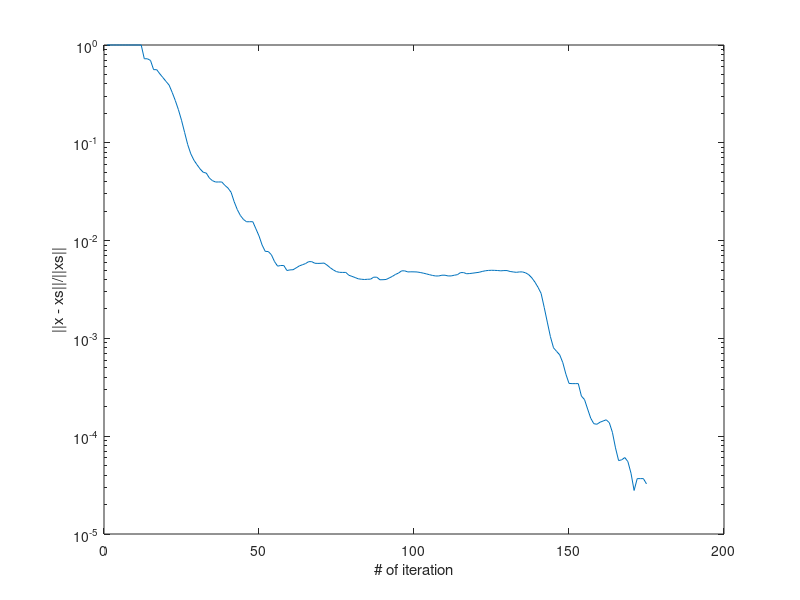

This figure's MATLAB source:
res = [ 
1.000000e+00 
1.000000e+00 
1.000000e+00 
1.000000e+00 
1.000000e+00 
1.000000e+00 
1.000000e+00 
1.000000e+00 
1.000000e+00 
1.000000e+00 
1.000000e+00 
1.000000e+00 
7.232413e-01 
7.232413e-01 
6.951578e-01 
5.596607e-01 
5.596607e-01 
5.074316e-01 
4.645954e-01 
4.244219e-01 
3.892275e-01 
3.273168e-01 
2.704227e-01 
2.183497e-01 
1.702475e-01 
1.277723e-01 
9.589883e-02 
7.713853e-02 
6.645888e-02 
5.972816e-02 
5.403673e-02 
4.996496e-02 
4.902300e-02 
4.357634e-02 
4.097310e-02 
3.973177e-02 
3.976549e-02 
3.976549e-02 
3.670532e-02 
3.444347e-02 
3.118105e-02 
2.494571e-02 
2.073819e-02 
1.805272e-02 
1.644196e-02 
1.557592e-02 
1.560243e-02 
1.560243e-02 
1.320309e-02 
1.116564e-02 
9.017374e-03 
7.765090e-03 
7.729168e-03 
7.162023e-03 
6.106654e-03 
5.482472e-03 
5.563560e-03 
5.563560e-03 
4.948258e-03 
5.016068e-03 
5.038324e-03 
5.264639e-03 
5.509631e-03 
5.663095e-03 
5.818570e-03 
6.091408e-03 
6.091408e-03 
5.867790e-03 
5.846244e-03 
5.859407e-03 
5.890972e-03 
5.600221e-03 
5.272868e-03 
5.008450e-03 
4.814362e-03 
4.737566e-03 
4.728012e-03 
4.728012e-03 
4.421995e-03 
4.307371e-03 
4.191615e-03 
4.068068e-03 
4.027932e-03 
4.001906e-03 
4.024720e-03 
4.036516e-03 
4.226137e-03 
4.226137e-03 
3.977595e-03 
3.983372e-03 
4.004579e-03 
4.148154e-03 
4.303215e-03 
4.504853e-03 
4.656628e-03 
4.905623e-03 
4.905623e-03 
4.784042e-03 
4.796413e-03 
4.791505e-03 
4.777538e-03 
4.719947e-03 
4.648022e-03 
4.566537e-03 
4.481054e-03 
4.402063e-03 
4.347580e-03 
4.351177e-03 
4.427810e-03 
4.427810e-03 
4.351149e-03 
4.355097e-03 
4.426514e-03 
4.483598e-03 
4.708659e-03 
4.708659e-03 
4.583208e-03 
4.605875e-03 
4.649610e-03 
4.696116e-03 
4.743607e-03 
4.838292e-03 
4.912245e-03 
4.956184e-03 
4.972748e-03 
4.962776e-03 
4.943823e-03 
4.908531e-03 
4.938808e-03 
4.938808e-03 
4.833015e-03 
4.782038e-03 
4.738660e-03 
4.784040e-03 
4.784040e-03 
4.680826e-03 
4.488150e-03 
4.163934e-03 
3.765931e-03 
3.332823e-03 
2.885009e-03 
2.075916e-03 
1.467773e-03 
1.042675e-03 
8.021143e-04 
7.367179e-04 
6.790284e-04 
5.650903e-04 
4.302969e-04 
3.466068e-04 
3.448444e-04 
3.448444e-04 
3.448444e-04 
2.571855e-04 
2.370679e-04 
1.898553e-04 
1.529189e-04 
1.342280e-04 
1.324576e-04 
1.389639e-04 
1.430127e-04 
1.470869e-04 
1.375422e-04 
1.095774e-04 
7.594952e-05 
5.633718e-05 
5.732369e-05 
6.050512e-05 
5.495185e-05 
4.182678e-05 
2.787234e-05 
3.683966e-05 
3.683966e-05 
3.683966e-05 
3.251749e-05 
] 
semilogy(1:length(res),res); 
xlabel('# of iteration'); ylabel('||x - xs||/||xs||');
